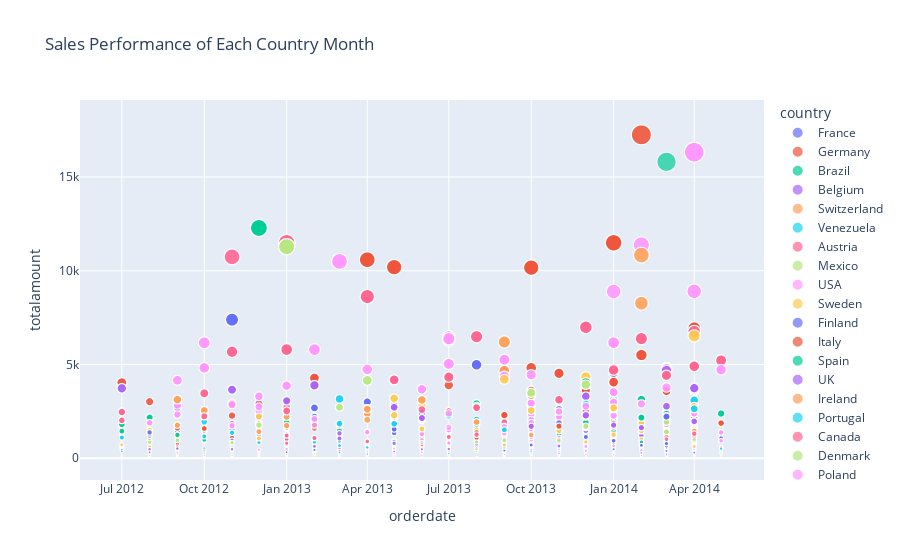

Write notebook code for a chart like this one.
### Code cell
country_va['orderdate'] = country_va['orderdate'].astype('datetime64[ns]')

fig = px.scatter(country_va,
                 x=country_va.orderdate,
                 y='totalamount',
                 color='country',
                 title= 'Sales Performance of Each Country Month',
                 size='totalamount')
fig.show()
